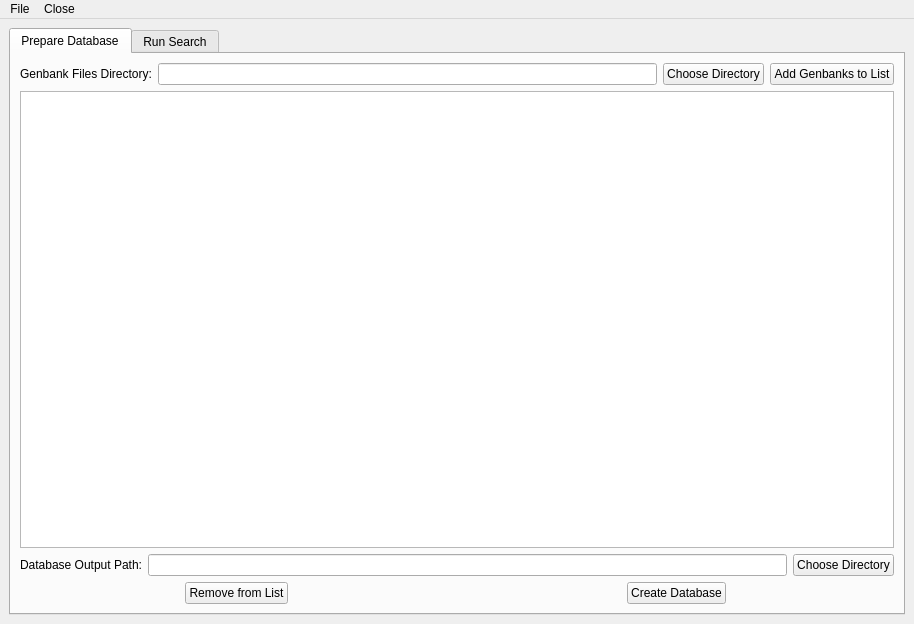
<?xml version="1.0" encoding="UTF-8"?>
<ui version="4.0">
 <class>clusterArch</class>
 <widget class="QMainWindow" name="clusterArch">
  <property name="geometry">
   <rect>
    <x>0</x>
    <y>0</y>
    <width>914</width>
    <height>624</height>
   </rect>
  </property>
  <property name="windowTitle">
   <string>clusterArch</string>
  </property>
  <property name="unifiedTitleAndToolBarOnMac">
   <bool>true</bool>
  </property>
  <widget class="QWidget" name="centralwidget">
   <property name="sizePolicy">
    <sizepolicy hsizetype="Preferred" vsizetype="Preferred">
     <horstretch>0</horstretch>
     <verstretch>0</verstretch>
    </sizepolicy>
   </property>
   <layout class="QHBoxLayout" name="horizontalLayout">
    <item>
     <widget class="QTabWidget" name="tabWidget">
      <property name="currentIndex">
       <number>0</number>
      </property>
      <widget class="QWidget" name="prepareDatabase">
       <property name="sizePolicy">
        <sizepolicy hsizetype="Expanding" vsizetype="Expanding">
         <horstretch>0</horstretch>
         <verstretch>0</verstretch>
        </sizepolicy>
       </property>
       <attribute name="title">
        <string>Prepare Database</string>
       </attribute>
       <layout class="QVBoxLayout" name="verticalLayout">
        <item>
         <layout class="QHBoxLayout" name="horizontalLayout_3">
          <item>
           <widget class="QLabel" name="gbkPathLabel">
            <property name="text">
             <string>Genbank Files Directory:</string>
            </property>
           </widget>
          </item>
          <item>
           <widget class="QLineEdit" name="genbankDirPath">
            <property name="readOnly">
             <bool>true</bool>
            </property>
            <property name="clearButtonEnabled">
             <bool>true</bool>
            </property>
           </widget>
          </item>
          <item>
           <widget class="QPushButton" name="genbankDirBtn">
            <property name="text">
             <string>Choose Directory</string>
            </property>
           </widget>
          </item>
          <item>
           <widget class="QPushButton" name="addGenbankBtn">
            <property name="text">
             <string>Add Genbanks to List</string>
            </property>
           </widget>
          </item>
         </layout>
        </item>
        <item>
         <widget class="QListWidget" name="genbankList">
          <property name="editTriggers">
           <set>QAbstractItemView::NoEditTriggers</set>
          </property>
          <property name="selectionMode">
           <enum>QAbstractItemView::MultiSelection</enum>
          </property>
         </widget>
        </item>
        <item>
         <layout class="QHBoxLayout" name="horizontalLayout_4">
          <property name="spacing">
           <number>-1</number>
          </property>
          <item>
           <widget class="QLabel" name="DatabasePathLabel">
            <property name="text">
             <string>Database Output Path:</string>
            </property>
           </widget>
          </item>
          <item>
           <widget class="QLineEdit" name="dbOutputDir">
            <property name="readOnly">
             <bool>true</bool>
            </property>
            <property name="clearButtonEnabled">
             <bool>true</bool>
            </property>
           </widget>
          </item>
          <item>
           <widget class="QPushButton" name="chooseDBoutputDirBtn">
            <property name="text">
             <string>Choose Directory</string>
            </property>
           </widget>
          </item>
         </layout>
        </item>
        <item>
         <layout class="QHBoxLayout" name="horizontalLayout_2">
          <item alignment="Qt::AlignHCenter|Qt::AlignVCenter">
           <widget class="QPushButton" name="deleteGenbankBtn">
            <property name="sizePolicy">
             <sizepolicy hsizetype="Fixed" vsizetype="Fixed">
              <horstretch>0</horstretch>
              <verstretch>0</verstretch>
             </sizepolicy>
            </property>
            <property name="text">
             <string>Remove from List</string>
            </property>
           </widget>
          </item>
          <item alignment="Qt::AlignHCenter|Qt::AlignVCenter">
           <widget class="QPushButton" name="createDbBtn">
            <property name="sizePolicy">
             <sizepolicy hsizetype="Fixed" vsizetype="Fixed">
              <horstretch>0</horstretch>
              <verstretch>0</verstretch>
             </sizepolicy>
            </property>
            <property name="text">
             <string>Create Database</string>
            </property>
           </widget>
          </item>
         </layout>
        </item>
       </layout>
      </widget>
      <widget class="QWidget" name="searchtab">
       <attribute name="title">
        <string>Run Search</string>
       </attribute>
       <layout class="QGridLayout" name="gridLayout">
        <item row="2" column="5">
         <widget class="QLabel" name="databaseLabel">
          <property name="text">
           <string>Database to Query:</string>
          </property>
         </widget>
        </item>
        <item row="23" column="0">
         <widget class="QPushButton" name="addHMMbtn">
          <property name="text">
           <string>add HMM hits</string>
          </property>
         </widget>
        </item>
        <item row="17" column="0">
         <widget class="QPushButton" name="addHMMfilePathBtn">
          <property name="text">
           <string>HMM File Path</string>
          </property>
         </widget>
        </item>
        <item row="3" column="1">
         <widget class="QPushButton" name="addGenefileBtn">
          <property name="enabled">
           <bool>true</bool>
          </property>
          <property name="text">
           <string>Process Gene File</string>
          </property>
         </widget>
        </item>
        <item row="23" column="1">
         <widget class="QPushButton" name="clearHMMbtn">
          <property name="text">
           <string>clear</string>
          </property>
         </widget>
        </item>
        <item row="11" column="0">
         <widget class="QPushButton" name="addGeneBtn">
          <property name="text">
           <string>add Gene</string>
          </property>
         </widget>
        </item>
        <item row="10" column="0" colspan="2">
         <widget class="QListWidget" name="geneList">
          <property name="selectionMode">
           <enum>QAbstractItemView::SingleSelection</enum>
          </property>
         </widget>
        </item>
        <item row="10" column="5" rowspan="2">
         <layout class="QVBoxLayout" name="verticalLayout_3">
          <item>
           <widget class="QTableWidget" name="searchList">
            <property name="sizePolicy">
             <sizepolicy hsizetype="Expanding" vsizetype="Expanding">
              <horstretch>0</horstretch>
              <verstretch>0</verstretch>
             </sizepolicy>
            </property>
            <property name="sizeAdjustPolicy">
             <enum>QAbstractScrollArea::AdjustToContents</enum>
            </property>
            <property name="editTriggers">
             <set>QAbstractItemView::NoEditTriggers</set>
            </property>
            <property name="selectionMode">
             <enum>QAbstractItemView::SingleSelection</enum>
            </property>
            <property name="columnCount">
             <number>2</number>
            </property>
            <attribute name="horizontalHeaderCascadingSectionResizes">
             <bool>true</bool>
            </attribute>
            <attribute name="horizontalHeaderStretchLastSection">
             <bool>true</bool>
            </attribute>
            <column>
             <property name="text">
              <string>Gene or HMM</string>
             </property>
            </column>
            <column>
             <property name="text">
              <string>Name</string>
             </property>
            </column>
           </widget>
          </item>
          <item>
           <widget class="QPushButton" name="removeSearchTermBtn">
            <property name="sizePolicy">
             <sizepolicy hsizetype="Fixed" vsizetype="Fixed">
              <horstretch>0</horstretch>
              <verstretch>0</verstretch>
             </sizepolicy>
            </property>
            <property name="text">
             <string>Remove Term</string>
            </property>
           </widget>
          </item>
         </layout>
        </item>
        <item row="19" column="0" colspan="2">
         <widget class="QListWidget" name="hmmList">
          <property name="selectionMode">
           <enum>QAbstractItemView::MultiSelection</enum>
          </property>
         </widget>
        </item>
        <item row="15" column="0" colspan="2">
         <widget class="QLineEdit" name="hmmFilePath"/>
        </item>
        <item row="2" column="0" colspan="2">
         <widget class="QLineEdit" name="GeneFilePath">
          <property name="readOnly">
           <bool>true</bool>
          </property>
         </widget>
        </item>
        <item row="3" column="5">
         <widget class="QComboBox" name="dataBaseSelector">
          <property name="sizePolicy">
           <sizepolicy hsizetype="MinimumExpanding" vsizetype="Fixed">
            <horstretch>0</horstretch>
            <verstretch>0</verstretch>
           </sizepolicy>
          </property>
          <property name="currentIndex">
           <number>-1</number>
          </property>
          <property name="insertPolicy">
           <enum>QComboBox::InsertAtTop</enum>
          </property>
          <property name="sizeAdjustPolicy">
           <enum>QComboBox::AdjustToContentsOnFirstShow</enum>
          </property>
          <item>
           <property name="text">
            <string>add database...</string>
           </property>
          </item>
         </widget>
        </item>
        <item row="3" column="0">
         <widget class="QPushButton" name="addGenefilePathBtn">
          <property name="enabled">
           <bool>true</bool>
          </property>
          <property name="text">
           <string>Gene File Path</string>
          </property>
         </widget>
        </item>
        <item row="17" column="1">
         <widget class="QPushButton" name="addHMMfilebtn">
          <property name="text">
           <string>Process HMM FIle</string>
          </property>
         </widget>
        </item>
        <item row="11" column="1">
         <widget class="QPushButton" name="clearGeneBtn">
          <property name="text">
           <string>clear</string>
          </property>
         </widget>
        </item>
        <item row="19" column="5">
         <layout class="QVBoxLayout" name="verticalLayout_2">
          <item>
           <widget class="QLabel" name="databaseLabel_2">
            <property name="text">
             <string>Output Directory:</string>
            </property>
           </widget>
          </item>
          <item alignment="Qt::AlignTop">
           <widget class="QComboBox" name="outputDirectorySelector">
            <property name="sizePolicy">
             <sizepolicy hsizetype="MinimumExpanding" vsizetype="Fixed">
              <horstretch>0</horstretch>
              <verstretch>0</verstretch>
             </sizepolicy>
            </property>
            <property name="currentIndex">
             <number>-1</number>
            </property>
            <property name="insertPolicy">
             <enum>QComboBox::InsertAtTop</enum>
            </property>
            <property name="sizeAdjustPolicy">
             <enum>QComboBox::AdjustToContentsOnFirstShow</enum>
            </property>
            <item>
             <property name="text">
              <string>Select Directory...</string>
             </property>
            </item>
           </widget>
          </item>
          <item>
           <layout class="QHBoxLayout" name="horizontalLayout_5">
            <item>
             <widget class="QPushButton" name="setParamsBtn">
              <property name="sizePolicy">
               <sizepolicy hsizetype="Fixed" vsizetype="Fixed">
                <horstretch>0</horstretch>
                <verstretch>0</verstretch>
               </sizepolicy>
              </property>
              <property name="text">
               <string>Search Settings</string>
              </property>
             </widget>
            </item>
            <item alignment="Qt::AlignLeft">
             <widget class="QPushButton" name="runSearch">
              <property name="sizePolicy">
               <sizepolicy hsizetype="Fixed" vsizetype="Fixed">
                <horstretch>0</horstretch>
                <verstretch>0</verstretch>
               </sizepolicy>
              </property>
              <property name="text">
               <string>Run Search</string>
              </property>
             </widget>
            </item>
            <item alignment="Qt::AlignRight">
             <widget class="QPushButton" name="closeBtn">
              <property name="sizePolicy">
               <sizepolicy hsizetype="Fixed" vsizetype="Fixed">
                <horstretch>0</horstretch>
                <verstretch>0</verstretch>
               </sizepolicy>
              </property>
              <property name="text">
               <string>Close</string>
              </property>
             </widget>
            </item>
           </layout>
          </item>
         </layout>
        </item>
       </layout>
      </widget>
     </widget>
    </item>
   </layout>
  </widget>
  <widget class="QMenuBar" name="menubar">
   <property name="geometry">
    <rect>
     <x>0</x>
     <y>0</y>
     <width>914</width>
     <height>22</height>
    </rect>
   </property>
   <widget class="QMenu" name="menuFile">
    <property name="title">
     <string>File</string>
    </property>
    <addaction name="actionSet_Database"/>
    <addaction name="actionOpen_Gene_File"/>
    <addaction name="actionOpen_HMM_File"/>
   </widget>
   <widget class="QMenu" name="menuClose">
    <property name="title">
     <string>Close</string>
    </property>
   </widget>
   <addaction name="menuFile"/>
   <addaction name="menuClose"/>
  </widget>
  <action name="actionSet_Database">
   <property name="text">
    <string>Set Database</string>
   </property>
  </action>
  <action name="actionOpen_Gene_File">
   <property name="text">
    <string>Open Gene File</string>
   </property>
  </action>
  <action name="actionOpen_HMM_File">
   <property name="text">
    <string>Open HMM File</string>
   </property>
  </action>
 </widget>
 <resources/>
 <connections/>
</ui>
